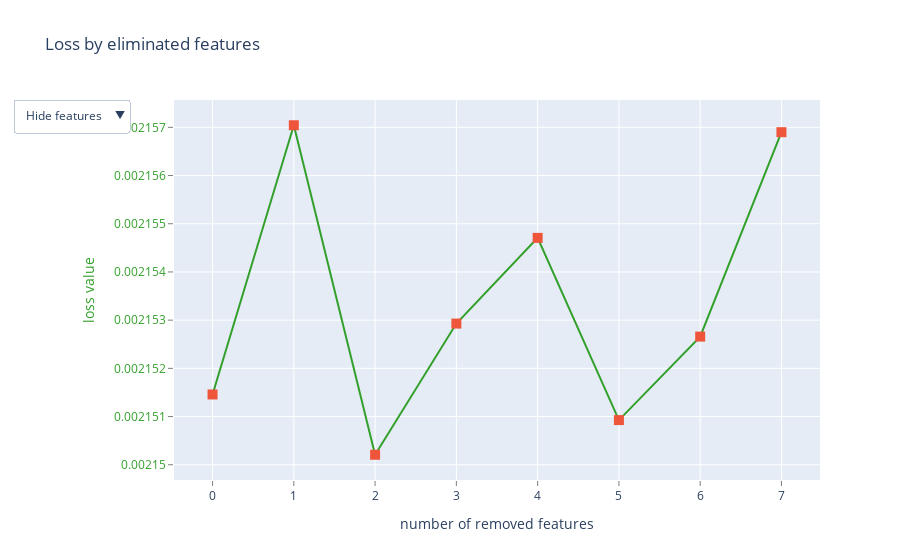

Here is the notebook cell this chart was saved with:
### Code cell
train_pool = Pool(X_train, y_train, feature_names=X_train.columns.tolist())
test_pool = Pool(X_test, y_test, feature_names=X_test.columns.tolist())

model = CatBoostRegressor(iterations=200, random_seed=0)
summary = model.select_features(
    train_pool,
    eval_set=test_pool,
    features_for_select='0-19',
    num_features_to_select=13,
    steps=20,
    algorithm=EFeaturesSelectionAlgorithm.RecursiveByShapValues,
    shap_calc_type=EShapCalcType.Exact,
    train_final_model=True,
    logging_level='Silent',
    plot=True
)

### Figure 1 — Plotly figure (JSON) as saved in the notebook; plotly's stock layout.template omitted (floating-point values rounded to 4 significant figures)
{"data": [{"line": {"color": "rgb(51,160,44)"}, "mode": "lines+markers", "name": "", "text": ["", "mvbc_WandelaarMeasuringpile_Tide_TAW", "mvbc_WandelaarMeasuringpile_Average_wind_speed_(at_10_m_height)", "mvbc_WandelaarMeasuringpile_Relative_humidity", "mvbc_WandelaarMeasuringpile_Average_wind_direction", "mvbc_WandelaarMeasuringpile_Max_3-seconds_wind_gust_(at_10_m_height)", "mvbc_WandelaarMeasuringpile_Air_temperature", "cos_mean_NW2_E01_yaw"], "type": "scatter", "x": [0, 1, 2, 3, 4, 5, 6, 7], "y": [0.002151, 0.002157, 0.00215, 0.002153, 0.002155, 0.002151, 0.002153, 0.002157]}, {"marker": {"size": 10, "symbol": "square"}, "mode": "markers", "name": "", "text": ["", "mvbc_WandelaarMeasuringpile_Tide_TAW", "mvbc_WandelaarMeasuringpile_Average_wind_speed_(at_10_m_height)", "mvbc_WandelaarMeasuringpile_Relative_humidity", "mvbc_WandelaarMeasuringpile_Average_wind_direction", "mvbc_WandelaarMeasuringpile_Max_3-seconds_wind_gust_(at_10_m_height)", "mvbc_WandelaarMeasuringpile_Air_temperature", "cos_mean_NW2_E01_yaw"], "type": "scatter", "x": [0, 1, 2, 3, 4, 5, 6, 7], "y": [0.002151, 0.002157, 0.00215, 0.002153, 0.002155, 0.002151, 0.002153, 0.002157]}, {"mode": "text", "name": "", "text": ["", "16", "15", "17", "14", "13", "19", "5"], "textfont": {"color": "rgb(51,160,44)", "family": "sans serif", "size": 18}, "textposition": "bottom center", "type": "scatter", "visible": false, "x": [0, 1, 2, 3, 4, 5, 6, 7], "y": [0.002151, 0.002157, 0.00215, 0.002153, 0.002155, 0.002151, 0.002153, 0.002157]}, {"mode": "text", "name": "", "text": ["", "mvbc_WandelaarMeasuringpile_Tide_TAW", "mvbc_WandelaarMeasuringpile_Average_wind_speed_(at_10_m_height)", "mvbc_WandelaarMeasuringpile_Relative_humidity", "mvbc_WandelaarMeasuringpile_Average_wind_direction", "mvbc_WandelaarMeasuringpile_Max_3-seconds_wind_gust_(at_10_m_height)", "mvbc_WandelaarMeasuringpile_Air_temperature", "cos_mean_NW2_E01_yaw"], "textfont": {"color": "rgb(51,160,44)", "family": "sans serif", "size": 18}, "textposition": "bottom center", "type": "scatter", "visible": false, "x": [0, 1, 2, 3, 4, 5, 6, 7], "y": [0.002151, 0.002157, 0.00215, 0.002153, 0.002155, 0.002151, 0.002153, 0.002157]}], "layout": {"showlegend": false, "title": {"text": "Loss by eliminated features"}, "updatemenus": [{"active": 0, "buttons": [{"args": [{"visible": [true, true, false, false]}], "label": "Hide features", "method": "update"}, {"args": [{"visible": [true, true, true, false]}], "label": "Show indices", "method": "update"}, {"args": [{"visible": [true, true, false, true]}], "label": "Show names", "method": "update"}], "pad": {"r": 10, "t": 10}, "showactive": true, "x": -0.25, "xanchor": "left", "y": 1.03, "yanchor": "top"}], "xaxis": {"gridcolor": "rgb(255,255,255)", "showgrid": true, "showline": false, "showticklabels": true, "tickcolor": "rgb(127,127,127)", "ticks": "outside", "title": {"text": "number of removed features"}, "zeroline": false}, "yaxis": {"gridcolor": "rgb(255,255,255)", "showgrid": true, "showline": false, "showticklabels": true, "tickcolor": "rgb(127,127,127)", "tickfont": {"color": "rgb(51,160,44)"}, "ticks": "outside", "title": {"font": {"color": "rgb(51,160,44)"}, "text": "loss value"}, "zeroline": false}}}
